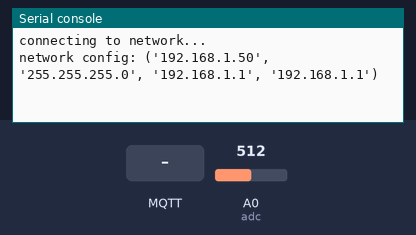
Bench run of a program on a simulated ESP8266 board running MicroPython. Parts: the last lines printed to the serial console. Inputs (shaded band) come from the test bench; at power-on: A0 (adc) = 512 (analog values on the 0–1023 scale). WiFi joins after 1.5 s; no MQTT or app messages arrive unless stated.

Above: at 2.8 s.
2.9 s: MQTT message "1" arrives on the first subscribed topic
At 5.0 s:
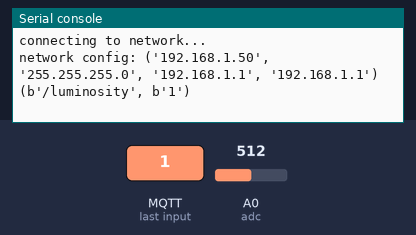
5.4 s: MQTT message "on" arrives on the first subscribed topic
At 6.7 s:
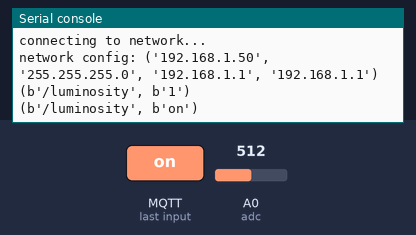
7.9 s: MQTT message "off" arrives on the first subscribed topic
At 11.1 s:
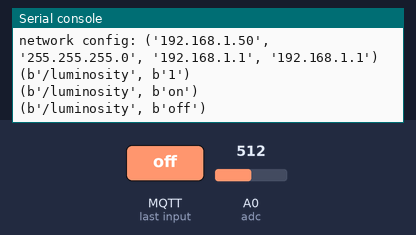

The program:

mqtt_client.py
```python
import network
from mqtt import MQTTClient
import machine
import ubinascii
import time
from machine import Pin
from machine import ADC
import ujson

# Many ESP8266 boards have active-low "flash" button on GPIO0.
button = Pin(0, Pin.IN)

SERVER = "192.168.43.84"
CLIENT_ID = ubinascii.hexlify(machine.unique_id())
TOPIC = b"led"

def sub_cb(topic, msg):
    print((topic, msg))

def do_connect():
    sta_if = network.WLAN(network.STA_IF)
    if not sta_if.isconnected():
        print('connecting to network...')
        sta_if.active(True)
        sta_if.connect('tiago', 'tiagoecamila')
        while not sta_if.isconnected():
            machine.idle()
    print('network config:', sta_if.ifconfig())

do_connect()

def main(server=SERVER):
    client = MQTTClient(CLIENT_ID, server, port=1883)
    client.set_callback(sub_cb)
    client.connect()
    client.subscribe('/luminosity')
    adc = ADC(0)
    while True:
        client.check_msg()
        adcValue = adc.read()
        messageAdc = {
            "sensorId": 2,
            "luminosity": str(adcValue)
        }
        client.publish('/luminosity', ujson.dumps(messageAdc));
        time.sleep(2)

    client.disconnect()

main()
```

Measured:
- after the input at 2.9 s, the serial console: prints a new line after 0.75 s (image 1)
- after the input at 5.4 s, the serial console: prints a new line after 0.26 s (image 2)
- after the input at 7.9 s, the serial console: prints a new line after 1.8 s (image 3)
